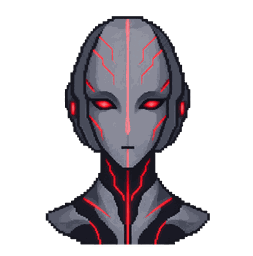
#> input picture assets/portraits/ai.png, 253 x 256 px
$ python make-portrait.py ../assets/portraits/ai.png ../assets/portraits/convict.png
#> lines starting #> are read from the running program, lines starting #| are printed output that depends on the picture
"""Turn a supplied portrait into a bundled one.

    pip install Pillow
    python3 scripts/make-portrait.py <source-image> <entity-id>

Writes `assets/portraits/<entity-id>.png` and prints what it did.

The art arrives as large pixel-art busts on a flat white background. Three
things have to happen before one can sit in the dialogue box, and all three are
easy to get subtly wrong by hand:

1. **The white has to go**, or the portrait is a white slab on a dark screen.
   It is cleared by flooding inward from the border rather than by replacing
   every white pixel, because eyes, teeth and highlights are white too and
   deleting those punches holes through the face.
2. **The margin has to go**, so the bust fills its frame instead of floating in
   the middle of a square of nothing.
3. **It has to come down to a sane size.** The sources are 1920px square for
   something shown at about eighty, which is a quarter of a megabyte of PNG
   per speaker in a bundle that already ships over the wire.

   Nearest-neighbour was the first instinct, to keep the pixels crisp — but
   the blocks were measured and there is no clean factor to snap to. Testing
   every divisor of 1920 for how uniform its blocks are gives a smooth curve
   (0.62 at 24px blocks rising to 0.93 at 4) with no cliff anywhere, which
   means the art is pixel-art *styled* rather than a true integer upscale:
   the edges are shaded and anti-aliased. So it is reduced with a proper
   filter instead, which at this display size is indistinguishable and far
   kinder to the gradients.
"""

import sys
from pathlib import Path

from PIL import Image

ROOT = Path(__file__).resolve().parent.parent
OUT_DIR = ROOT / "assets" / "portraits"

# How far from pure white still counts as background.
WHITE = 236
# Tall enough to stay sharp on a 3x screen at the size the box draws it.
TARGET_HEIGHT = 256
# Pixel art needs nothing like a full truecolour range.
PALETTE = 256


def clear_background(im: Image.Image) -> Image.Image:
    """Flood the background to transparent, inward from every border pixel."""
    px = im.load()
    w, h = im.size
    seen = [[False] * h for _ in range(w)]
    stack = []

    def is_white(x: int, y: int) -> bool:
        r, g, b, a = px[x, y]
        return a > 0 and r >= WHITE and g >= WHITE and b >= WHITE

    for x in range(w):
        for y in (0, h - 1):
            if is_white(x, y):
                stack.append((x, y))
    for y in range(h):
        for x in (0, w - 1):
            if is_white(x, y):
                stack.append((x, y))

    while stack:
        x, y = stack.pop()
        if seen[x][y] or not is_white(x, y):
            continue
        seen[x][y] = True
        px[x, y] = (0, 0, 0, 0)
        if x > 0:
            stack.append((x - 1, y))
        if x < w - 1:
            stack.append((x + 1, y))
        if y > 0:
            stack.append((x, y - 1))
        if y < h - 1:
            stack.append((x, y + 1))
    return im


def main() -> None:
    if len(sys.argv) != 3:
        print(__doc__)
        raise SystemExit(2)

    source, entity = Path(sys.argv[1]), sys.argv[2]
    im = Image.open(source).convert("RGBA")
#> im is the input picture: PIL image 253x256 RGBA; mean R, G, B, A 32.2, 27.5, 32.3, 89.4
    before = im.size
#> before = (253, 256)

    im = clear_background(im)
    box = im.getbbox()
    if box:
        im = im.crop(box)
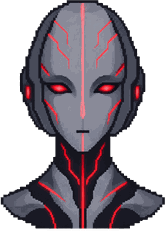
#> im: PIL image 165x231 RGBA; mean R, G, B, A 54.7, 46.8, 54.9, 151.9; transparent parts drawn white
    trimmed = im.size

    if im.height > TARGET_HEIGHT:
        scale = TARGET_HEIGHT / im.height
        im = im.resize((round(im.width * scale), TARGET_HEIGHT), Image.LANCZOS)

    # Quantised to a palette before saving. Pixel art has few colours by
    # nature, so this is visually free and takes a portrait from about 67KB to
    # about 12 — which is what makes inlining the whole set affordable.
    im = im.quantize(colors=PALETTE, method=Image.FASTOCTREE)
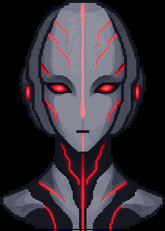
#> im: PIL image 165x231 P; mean R, G, B 54.7, 46.8, 54.9

    OUT_DIR.mkdir(parents=True, exist_ok=True)
    out = OUT_DIR / f"{entity}.png"
    im.save(out, optimize=True)
    print(
        f"{source.name} {before} -> trimmed {trimmed} -> {im.size} -> "
#> (the run stopped early here; a loop or call above may not have finished)

$ run again, on assets/portraits/illegalMerchant.png
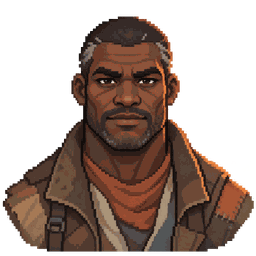
#> input picture assets/portraits/illegalMerchant.png, 256 x 256 px
#> in main, im is the input picture: PIL image 256x256 RGBA; mean R, G, B, A 51.3, 33.7, 25.4, 131
#> the loop in clear_background, `while stack:` made 16 passes
#> in main, `im = im.crop(box)`:
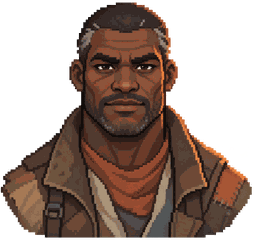
#> im: PIL image 254x240 RGBA; mean R, G, B, A 55.1, 36.2, 27.3, 140.9; transparent parts drawn white
#> in main, `im = im.quantize(colors=PALETTE, method=Image.FASTOCTREE)`:
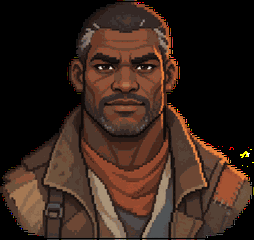
#> im: PIL image 254x240 P; mean R, G, B 55.1, 36.2, 27.3
